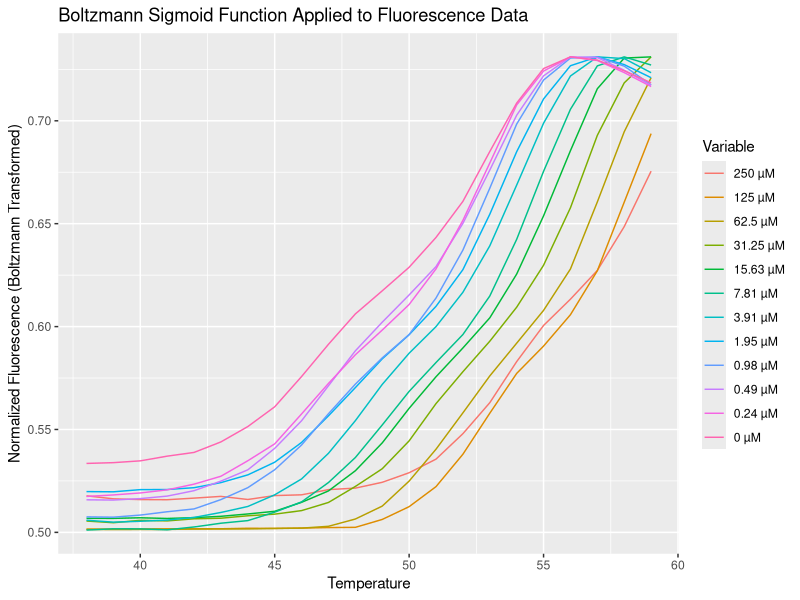

Generate this figure with R:
#!/usr/bin/env R 

library(ggplot2)

# Read CSV file - Assuming no headers in the file
data <- read.csv('Template-TM-determination.csv', header = FALSE)

# Select the specific rows and columns starting from the third column
selected_data <- data[10:120, 3:15]

# Manually set column names for selected_data with custom names
colnames(selected_data) <- c('Temperature', '250 µM', '125 µM', '62.5 µM', '31.25 µM', '15.63 µM', '7.81 µM', '3.91 µM', '1.95 µM', '0.98 µM', '0.49 µM', '0.24 µM', '0 µM')

# Replace "#N/A" with NA and convert to numeric for all selected columns
selected_data[] <- lapply(selected_data, function(x) {
  x <- as.character(x)
  x[x == "#N/A"] <- NA
  return(as.numeric(x))
})

# Remove rows with any NA values
selected_data <- selected_data[complete.cases(selected_data), ]

# Boltzmann Sigmoid Function
x0 <- 0  # Modify as needed
s <- 1   # Modify as needed
boltzmann_sigmoid <- function(x) {
  1 / (1 + exp(-(x - x0) / s))
}

# Apply function to the fluorescence columns
selected_data[, -1] <- sapply(selected_data[, -1], boltzmann_sigmoid, simplify = "data.frame")

# Reshape data for plotting
temp_column <- selected_data[, 1]
fluorescence_data <- selected_data[, -1]
long_data <- data.frame(Temperature = rep(temp_column, times = ncol(fluorescence_data)),
                        Fluorescence = unlist(fluorescence_data, use.names = FALSE),
                        Variable = rep(names(fluorescence_data), each = nrow(selected_data)))

# Manually adjust the factor levels for the legend order
long_data$Variable <- factor(long_data$Variable, levels = c('250 µM', '125 µM', '62.5 µM', '31.25 µM', '15.63 µM', '7.81 µM', '3.91 µM', '1.95 µM', '0.98 µM', '0.49 µM', '0.24 µM', '0 µM'))

# Plot
plot <- ggplot(long_data, aes(x = Temperature, y = Fluorescence, color = Variable)) +
        geom_line() +
        labs(title = 'Boltzmann Sigmoid Function Applied to Fluorescence Data',
             x = 'Temperature',
             y = 'Normalized Fluorescence (Boltzmann Transformed)') +
        scale_color_discrete(breaks = c('250 µM', '125 µM', '62.5 µM', '31.25 µM', '15.63 µM', '7.81 µM', '3.91 µM', '1.95 µM', '0.98 µM', '0.49 µM', '0.24 µM', '0 µM'))

print(plot)
